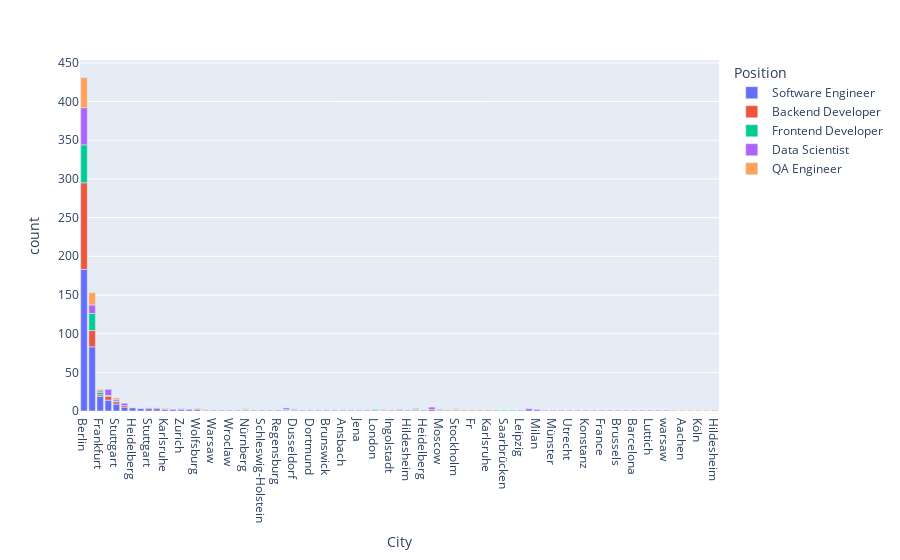

Notebook cell for this chart:
### Code cell
city=top_p[['City','Position']].value_counts()
city.to_csv('city_p.csv')
city=pd.read_csv('city_p.csv')
city.rename(columns={'0':'count'},inplace=True)
px.bar(city,x="City",y="count",color="Position")

### Figure 1 — Plotly figure (JSON) as saved in the notebook; plotly's stock layout.template omitted (floating-point values rounded to 4 significant figures)
{"data": [{"alignmentgroup": "True", "hovertemplate": "Position=Software Engineer<br>City=%{x}<br>count=%{y}<extra></extra>", "legendgroup": "Software Engineer", "marker": {"color": "#636efa", "pattern": {"shape": ""}}, "name": "Software Engineer", "offsetgroup": "Software Engineer", "orientation": "v", "showlegend": true, "textposition": "auto", "type": "bar", "x": ["Berlin", "Munich", "Frankfurt", "Hamburg", "Stuttgart", "Cologne", "Heidelberg", "Mannheim", "Stuttgart ", "Prague", "Karlsruhe", "Siegen", "Zurich", "Tallinn", "Wolfsburg", "Nuremberg", "Warsaw", "Warsaw. Poland", "Wroclaw", "Würzburg", "Nürnberg", "Tuttlingen", "Schleswig-Holstein", "Rosenheim", "Regensburg", "Düsseldorf", "Dusseldorf", "Dresden", "Dortmund", "Bölingen", "Brunswick", "Bielefeld", "Ansbach", "Friedrichshafen", "Jena", "Lübeck", "London", "Hannover", "Ingolstadt ", "Ingolstadt", "Hildesheim", "Helsinki", "Heidelberg "], "xaxis": "x", "y": [183, 83, 19, 14, 9, 5, 4, 3, 3, 3, 2, 2, 2, 2, 2, 1, 1, 1, 1, 1, 1, 1, 1, 1, 1, 1, 1, 1, 1, 1, 1, 1, 1, 1, 1, 1, 1, 1, 1, 1, 1, 1, 1], "yaxis": "y"}, {"alignmentgroup": "True", "hovertemplate": "Position=Backend Developer<br>City=%{x}<br>count=%{y}<extra></extra>", "legendgroup": "Backend Developer", "marker": {"color": "#EF553B", "pattern": {"shape": ""}}, "name": "Backend Developer", "offsetgroup": "Backend Developer", "orientation": "v", "showlegend": true, "textposition": "auto", "type": "bar", "x": ["Berlin", "Munich", "Hamburg", "Stuttgart", "Amsterdam", "Frankfurt", "Cologne", "Wolfsburg", "Moscow", "Moldova", "Stockholm", "Stuttgart ", "Prague", "Den Haag", "Fr", "Dusseldurf", "Karlsruhe ", "Karlsruhe", "Ingolstadt", "Helsinki"], "xaxis": "x", "y": [112, 21, 5, 3, 2, 2, 2, 1, 1, 1, 1, 1, 1, 1, 1, 1, 1, 1, 1, 1], "yaxis": "y"}, {"alignmentgroup": "True", "hovertemplate": "Position=Frontend Developer<br>City=%{x}<br>count=%{y}<extra></extra>", "legendgroup": "Frontend Developer", "marker": {"color": "#00cc96", "pattern": {"shape": ""}}, "name": "Frontend Developer", "offsetgroup": "Frontend Developer", "orientation": "v", "showlegend": true, "textposition": "auto", "type": "bar", "x": ["Berlin", "Munich", "Frankfurt", "Moscow", "Nürnberg", "Minsk", "Stockholm", "Stuttgart", "Saarbrücken", "Düsseldorf", "Hamburg", "Cambridge", "London", "Leipzig", "Helsinki"], "xaxis": "x", "y": [49, 22, 3, 1, 1, 1, 1, 1, 1, 1, 1, 1, 1, 1, 1], "yaxis": "y"}, {"alignmentgroup": "True", "hovertemplate": "Position=Data Scientist<br>City=%{x}<br>count=%{y}<extra></extra>", "legendgroup": "Data Scientist", "marker": {"color": "#ab63fa", "pattern": {"shape": ""}}, "name": "Data Scientist", "offsetgroup": "Data Scientist", "orientation": "v", "showlegend": true, "textposition": "auto", "type": "bar", "x": ["Berlin", "Munich", "Hamburg", "Darmstadt", "Cologne", "Amsterdam", "Frankfurt", "Milan", "Stuttgart", "Düsseldorf", "Nuremberg ", "Münster", "Zurich", "Paderborn", "Utrecht", "Vienna", "Konstanz", "Marseille", "France", "Dusseldorf", "Copenhagen", "Brussels ", "Bonn", "Barcelona", "Madrid", "Luttich", "Innsbruck", "warsaw"], "xaxis": "x", "y": [48, 11, 8, 3, 3, 3, 2, 2, 2, 2, 1, 1, 1, 1, 1, 1, 1, 1, 1, 1, 1, 1, 1, 1, 1, 1, 1, 1], "yaxis": "y"}, {"alignmentgroup": "True", "hovertemplate": "Position=QA Engineer<br>City=%{x}<br>count=%{y}<extra></extra>", "legendgroup": "QA Engineer", "marker": {"color": "#FFA15A", "pattern": {"shape": ""}}, "name": "QA Engineer", "offsetgroup": "QA Engineer", "orientation": "v", "showlegend": true, "textposition": "auto", "type": "bar", "x": ["Berlin", "Munich", "Frankfurt", "Stuttgart", "Nuremberg", "Nürnberg", "Stockholm", "Ulm", "Aachen", "Boeblingen", "Hannover", "Köln", "Krakow", "Hildesheim "], "xaxis": "x", "y": [39, 16, 2, 2, 1, 1, 1, 1, 1, 1, 1, 1, 1, 1], "yaxis": "y"}], "layout": {"barmode": "relative", "legend": {"title": {"text": "Position"}, "tracegroupgap": 0}, "margin": {"t": 60}, "xaxis": {"anchor": "y", "domain": [0, 1], "title": {"text": "City"}}, "yaxis": {"anchor": "x", "domain": [0, 1], "title": {"text": "count"}}}}
